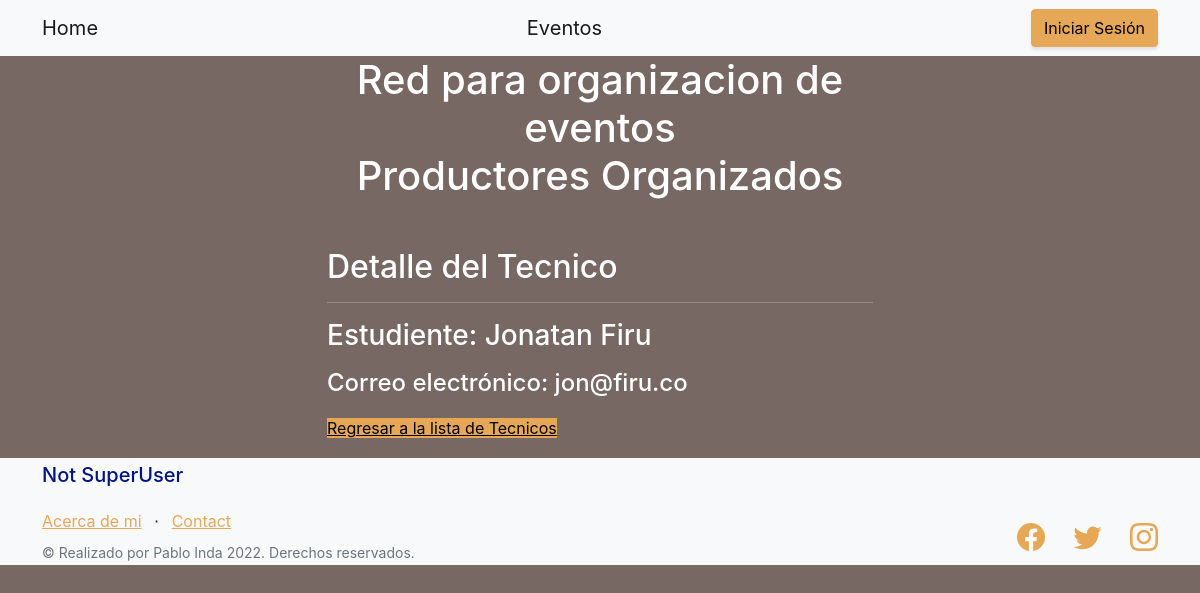
Screenshot of /tecnico/tecnico/1/detail with the database file from the repository.
### tecnico/models.py (models this page shows, shortened)
class Tecnico(models.Model):
    name = models.CharField(max_length=40)
    last_name = models.CharField(max_length=40)
    cuil = models.IntegerField()
    email = models.EmailField()

### tecnico/views.py (the view)
# urls.py: path('tecnico/<int:pk>/detail', views.TecnicoDetailView.as_view(), name='tecnico-detail'),
class TecnicoDetailView(DetailView):
    model = Tecnico
    template_name = "tecnico/tecnico_detail.html"

### tecnico/templates/tecnico/tecnico_detail.html
{% extends "home/index.html" %}
{% load static %}
{% block entregafinal_content %}
<h2>Detalle del Tecnico</h2>
<hr></hr>
<p><h3>Estudiente: {{ tecnico.name }} {{ tecnico.last_name }}</h4></p>
<p><h4>Correo electrónico: {{ tecnico.email }}</h4></p>
<p><a class="btn2 btn-primary" href="{% url 'tecnico:tecnico-list' %}">Regresar a la lista de Tecnicos</a></p>
{% endblock %}

### rows the page displays
Tecnico: name "Jonatan", last_name "Firu", email "jon@firu.co"
